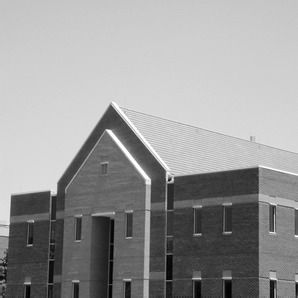
#> input picture Lab6/pic.3.tif, 298 x 298 px, shrunk from 601 x 601 before the run
$ jupyter execute --allow-errors 'res#6.ipynb'   (older library calls are emulated)
#> lines starting #> are read from the running program, lines starting #| are printed output that depends on the picture; after the words box and inside, x2 and y2 are one past the last pixel; in counts of white or black regions, pixels touching at a corner belong together
### Lab6/graythresh.py
import numpy as np

def graythresh(image):
	'''Implements global image threshold using Otsu's method'''

	nbins = 256
	#p, _ = np.histogram(image, bins = nbins, range = [0, nbins - 1], density = True)
	p, _ = np.histogram(image, bins = nbins, range = [0, nbins - 1])
	p = p / (image.shape[0] * image.shape[1])

	omega = np.cumsum(p)
	mu = np.cumsum(p * np.arange(1, nbins + 1))
	mu_t = mu[-1]	# Last element

	sigma_b2 = (mu_t * omega - mu) ** 2 / (omega * (1 - omega) + np.finfo(omega.dtype).eps)

	maxval = np.nanmax(sigma_b2)
	if (np.isnan(maxval)):
		level = 0
	else:
		i = np.mean(np.nonzero(sigma_b2 == maxval))
		level = i / (nbins - 1)

	return level

### Lab6/res#6.ipynb
[cell 1]
import matplotlib.pyplot as plt
import numpy as np

import graythresh

from skimage import segmentation
from skimage import morphology
from skimage import feature
from skimage import io
from skimage import color


from scipy import ndimage
import cv2

[cell 2]
f1 = plt.imread('pic.3.tif')
#> f1 is the input picture: shape (298, 298); min 0, max 255, mean 152.8

canny = feature.canny(f1, sigma=2)
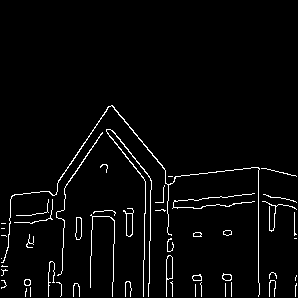
#> canny: shape (298, 298) bool; 3.1% white in thin lines or dots, all inside (x1, y1, x2, y2) = (1, 105, 297, 297)
log = ndimage.gaussian_laplace(f1, sigma=2)
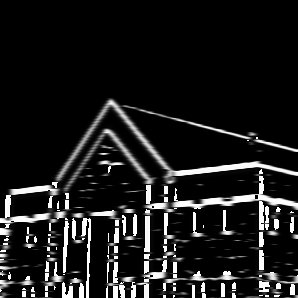
#> log: shape (298, 298); min 0, max 255, mean 27.5

fig, (ax1, ax2, ax3) = plt.subplots(1, 3)

fig.set_figheight(15)
fig.set_figwidth(15)

for axe in fig.get_axes():
    axe.axis('off')

ax1.imshow(f1, cmap='gray')
ax2.imshow(canny, cmap='gray')
ax3.imshow(log, cmap='gray')

plt.show()
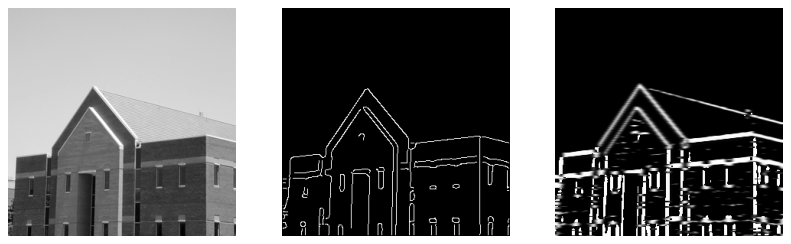
#> figure drawn by matplotlib, 3 panels

[cell 3]
f2 = plt.imread('pic.4.tif')
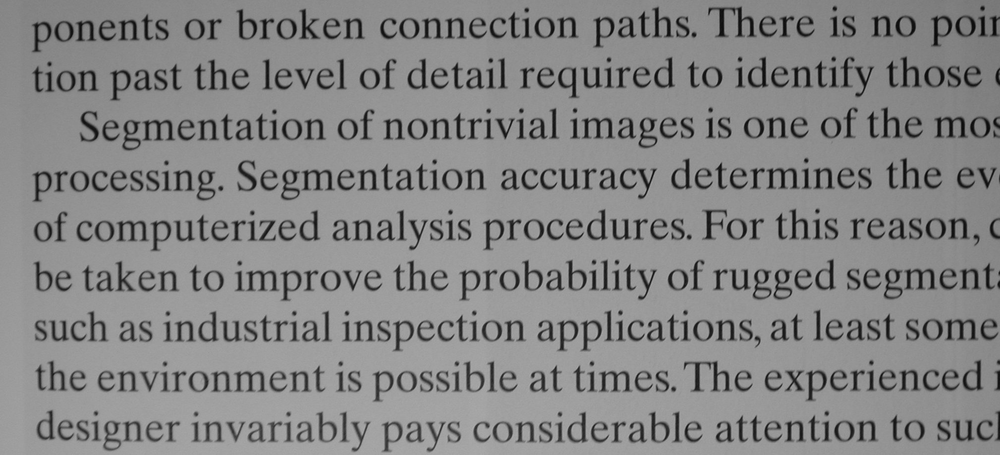
#> input picture Lab6/pic.4.tif, 1000 x 455 px, shrunk from 2018 x 918 before the run
#> f2 is the input picture: shape (455, 1000); min 7, max 174, mean 133.2

# lvl = 255 * graythresh.graythresh(f2)

# ret2, th2 = cv2.threshold(f2,lvl, 255, cv2.THRESH_BINARY)

lvl = 255 * graythresh.graythresh(f2)
#> in graythresh, `p, _ = np.histogram(image, bins = nbins, range = [0, nbins - 1])`: p = 256 values, max 14975 at index 151, min 0 at index 0, mean 1777.3
#> in graythresh, `p = p / (image.shape[0] * image.shape[1])`: p = 256 values, max 0.0329 at index 151, min 0 at index 0, mean 0.00391
#> in graythresh, `omega = np.cumsum(p)`: omega = 256 values from 0 to 1
#> in graythresh, `mu = np.cumsum(p * np.arange(1, nbins + 1))`: mu = 256 values from 0 to 134.2
#> in graythresh, `mu_t = mu[-1]`: mu_t = 134.2
#> in graythresh, `sigma_b2 = (mu_t * omega - mu) ** 2 / (omega * (1 - omega) + np.finfo(..`: sigma_b2 = 256 values, max 936.7 at index 101, min 0 at index 0, mean 367.7
#> in graythresh, `maxval = np.nanmax(sigma_b2)`: maxval = 936.7
#> in graythresh, `i = np.mean(np.nonzero(sigma_b2 == maxval))`: i = 101
#> in graythresh, `level = i / (nbins - 1)`: level = 0.396
#> lvl = 101

th2 = f2 > lvl
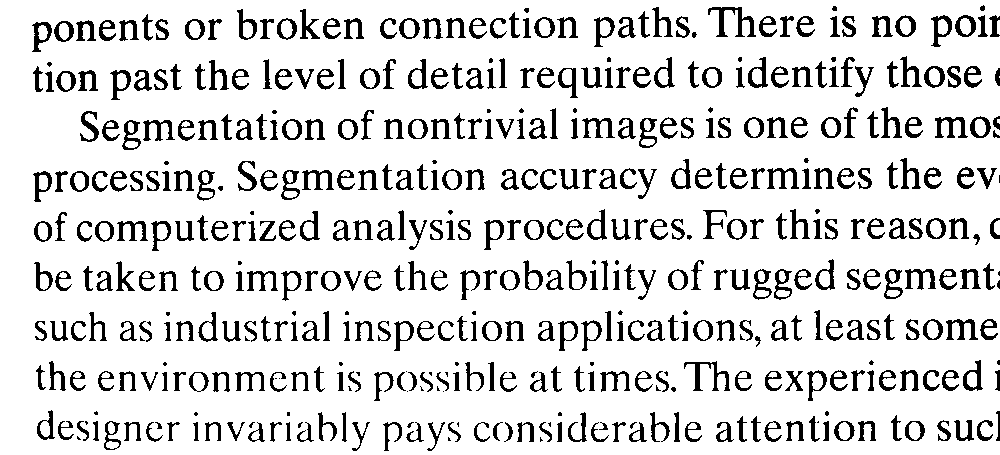
#> th2: shape (455, 1000) bool; 86% white; 494 black regions (67 under 20 px), largest, box (x1, y1, x2, y2) and area: (708, 7, 756, 37) 496, (684, 361, 730, 391) 408, (935, 117, 968, 138) 335

fig, (ax1, ax2) = plt.subplots(1, 2)

fig.set_figheight(15)
fig.set_figwidth(15)

for axe in fig.get_axes():
    axe.axis('off')

ax1.imshow(f2, cmap='gray')
ax2.imshow(th2, cmap='gray')

plt.show()

#> (a cell that did not finish here is left out)

[cell 5]
f4 = plt.imread('pic.6.tif')
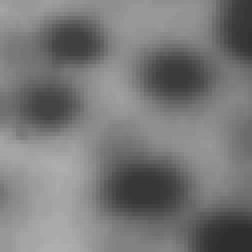
#> input picture Lab6/pic.6.tif, 63 x 63 px, shrunk from 128 x 128 before the run (shown 4 times larger)
#> f4 is the input picture: shape (63, 63, 3); min 46, max 175, mean 120

#> (the rest of this cell did not finish here and is left out)

[cell 6]
f5 = plt.imread('pic.8.jpg')
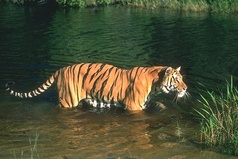
#> input picture Lab6/pic.8.jpg, 238 x 159 px, shrunk from 481 x 321 before the run
#> f5 is the input picture: shape (159, 238, 3); mean R, G, B 72.9, 76.9, 51.9

pixel_vals = f5.reshape((-1,3))

pixel_vals = np.float32(pixel_vals)

criteria = (cv2.TERM_CRITERIA_EPS + cv2.TERM_CRITERIA_MAX_ITER, 100, 0.85)

k = 3
retval, labels, centers = cv2.kmeans(pixel_vals, k, None, criteria, 10, cv2.KMEANS_RANDOM_CENTERS)
#> retval = 33268622.5; centers = [[219.4, 169.7, 119.1], [38.45, 54.29, 37.99], [96.33, 93.25, 59.33]]

centers = np.uint8(centers)
#> centers = [[219, 169, 119], [38, 54, 37], [96, 93, 59]]

segmented_data = centers[labels.flatten()]

segmented_image = segmented_data.reshape((f5.shape))
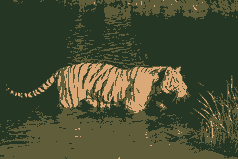
#> segmented_image: shape (159, 238, 3); mean R, G, B 72.5, 76.6, 51.2

fig, (ax1, ax2) = plt.subplots(1, 2)

fig.set_figheight(10)
fig.set_figwidth(10)

for axe in fig.get_axes():
    axe.axis('off')

ax1.imshow(f5)
ax2.imshow(segmented_image)

plt.show()
